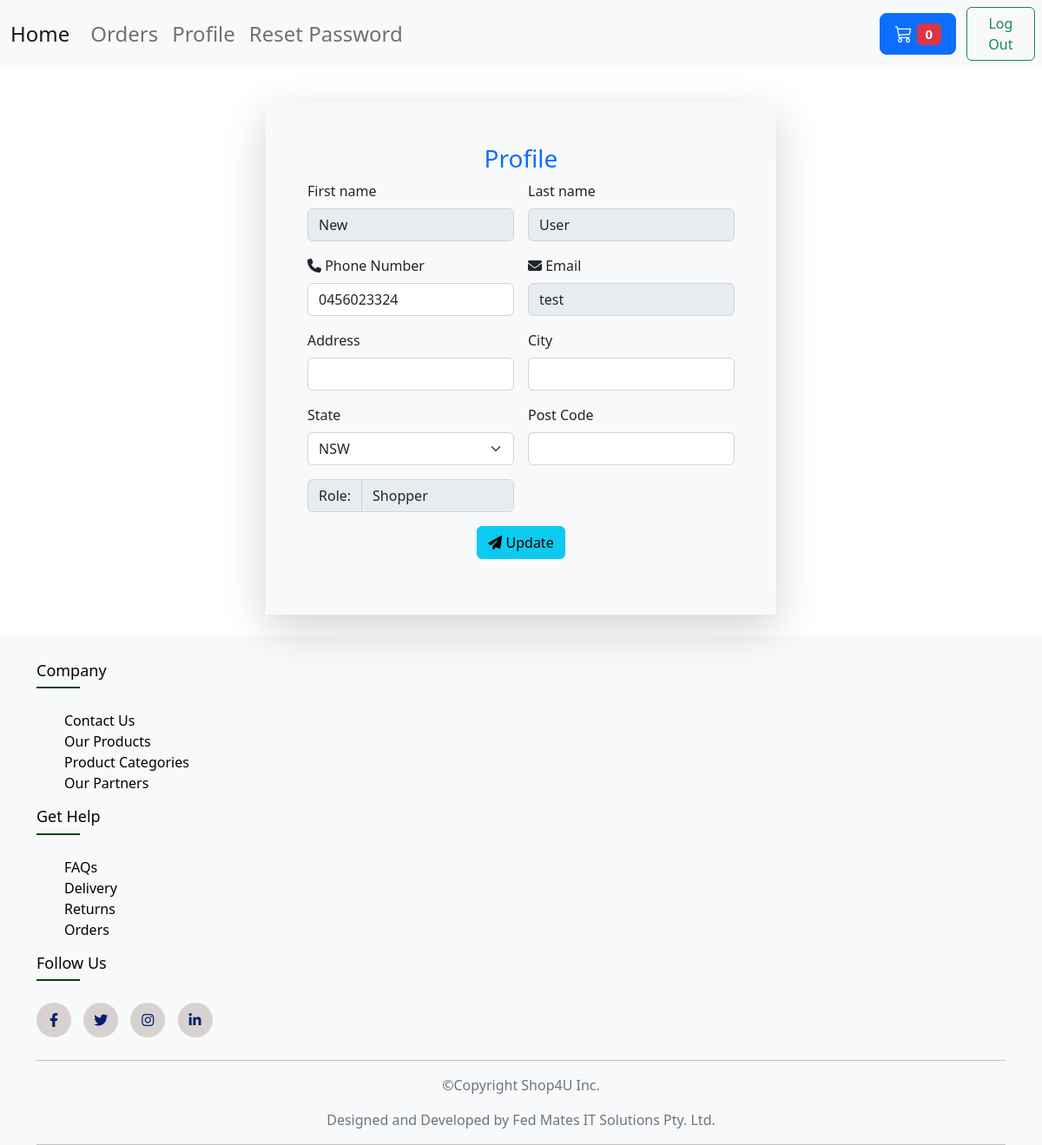
Page /shopper/profile.php (signed in) on the committed database.
### tables this page shows
CREATE TABLE IF NOT EXISTS `user` (
  `id` bigint NOT NULL AUTO_INCREMENT,
  `role` int NOT NULL,
  `rolename` varchar(8) NOT NULL,
  `suspended` tinyint(1) NOT NULL,
  `email` varchar(100) NOT NULL,
  `password` varchar(255) NOT NULL,
  `firstname` varchar(255) NOT NULL,
  `lastname` varchar(255) NOT NULL,
  `phone` varchar(10) NOT NULL,
  `address` varchar(255) NOT NULL,
  `city` varchar(255) NOT NULL,
  `state` varchar(255) NOT NULL,
  `postCode` varchar(10) NOT NULL,
  `transportation` varchar(25) NOT NULL,
  `license` varchar(255) NOT NULL,
  `erase` tinyint(1) NOT NULL,
  PRIMARY KEY (`id`)
);

### db/getuser.php (called while the page is built, shortened)
<?php
 require_once "config.php";
 $id = $_SESSION['id'];
 $sql="SELECT * FROM user WHERE id=$id";
 $res = mysqli_query($conn, $sql);
 if($res == true){
     $count=mysqli_num_rows($res);
     if ($count > 0 ){
        $n = mysqli_fetch_assoc($res);
        $fname = $n['firstname'];
        $lname= $n['lastname'];
        $phno= $n['phone'];
        $email= $n['email'];
        $adds= $n['address'];
        $city= $n['city'];
        $state= $n['state'];
        $pocode= $n['postCode'];
        $role= $n['rolename'];
     }
 }

### shopper/profile.php (the view, shortened to what this page needs)
<?php
if (isset($_SESSION['id']) && isset($_SESSION['email']) && ($_SESSION['role']==1)) {
?>
<?php include('../partial/usermenu.php') ?>
<div class="container-fluid vh-10">
    <div class="" style="margin-top:40px">
        <div class="rounded d-flex justify-content-center">
            <div class="col-md-6 col-sm-21 shadow-lg p-5 bg-light">
                <div class="text-center">
                    <h3 class="text-primary">Profile</h3>
                    <?php include ('../db/getuser.php')?>
                </div>
                <form class="row g-3 needs-validation" action="../db/postshopperconfig.php" method="POST">
                    <div class="col-md-6">
                        <label class="form-label">First name</label>
                        <input type="text" value="<?php echo $fname; ?>" class="form-control" name="fname"
                            required="required" readonly>
                    </div>
                    <div class="col-md-6">
                        <label class="form-label">Last name</label>
                        <input type="text" value="<?php echo $lname; ?>" class="form-control" name="lname"
                            required="required" readonly>
                    </div>
                    <div class="col-md-6">
                        <label class="form-label"><span class="fa fa-phone"></span> Phone Number</label>
                        <input type="tel" class="form-control" name="phno" id="pho" value="<?php echo $phno; ?>"
                        pattern="[0]{1}[0-5]{1}[0-9]{8}"
                        oninvalid="setCustomValidity('Please enter Valid Phone Number')"
                        onchange="try{setCustomValidity('')}catch(e){}" required="required">
                    </div>
                    <div class="col-md-6">
                        <label class="form-label"><span class="fa fa-envelope"></span> Email</label>
                        <input type="email" value="<?php echo $email; ?>" name="email" class="form-control"
                        pattern="[a-z0-9._%+-]+@[a-z0-9.-]+\.[a-z]{2,}$"
                        oninvalid="setCustomValidity('Please enter Valid Email Address')"
                        onchange="try{setCustomValidity('')}catch(e){}" required="required" readonly>
                    </div>
                    <div class="col-md-6">
                        <label class="form-label">Address</label>
                        <input type="text" class="form-control" name="adds" value="<?php echo $adds; ?>" required="required">
                    </div>
                    <div class="col-md-6">
                        <label class="form-label">City</label>
                        <input type="text" class="form-control" name="city" value="<?php echo $city; ?>" required="required">
                    </div>
                    <div class="col-md-6">
                        <label class="form-label">State</label>
                        <select class="form-select" name="state" value="<?php echo $state; ?>" required="required">
                            <option <?php if($state=="NSW") echo 'selected="selected"'; ?>>NSW</option>
                        </select>
                    </div>
                    <div class="col-md-6">
                        <label class="form-label">Post Code</label>
                        <input type="text" class="form-control" value="<?php echo $pocode; ?>" pattern="[0-9]{4}" name="pocode"
                        oninvalid="setCustomValidity('Please enter Valid Post Code')"
                        onchange="try{setCustomValidity('')}catch(e){}" required="required">
                    </div>
                    <div class="col-md-6">
                        <div class="input-group">
                            <label class="input-group-text">Role: </label>
                            <input type="text" value="<?php echo $role; ?>" class="form-control" name="role"
                                required="required" disabled readonly>
                        </div>
                    </div>
                    <p class="col-12 text-center">
                        <button class="btn btn-info " type="submit"><span class="fa fa-paper-plane"></span>
                            Update</button>
                    </p>
                </form>
            </div>
        </div>
    </div>
</div>
<?php include('../partial/footer.php') ?>
<?php
}else{
     header("Location: ../login.php");
     exit();
}
 ?>

### css/style.css (style rules this page uses)
.row { display: flex; flex-wrap: wrap; }

### partial/usermenu.php (style rules this page uses)
html, body { position: relative; height: 100%; }

### rows in the picture
user: fname "New", lname "User", phno "0456023324", email "test", state "NSW", role "Shopper"
